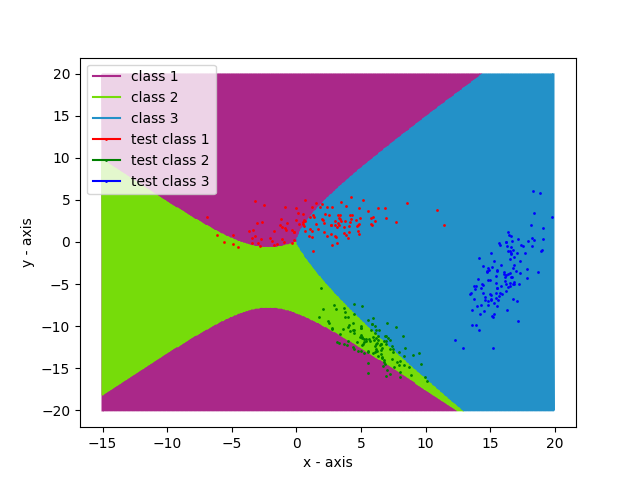

Source code (Python):
from math import log as ln
import numpy as np
from matplotlib import pyplot as plt
dimention=2
percent_training_data=0.75
def compute_mean_vector(data_vectors):
    mean_vector=[0,0]
    for data in data_vectors:
        mean_vector[0]+=float(data[0])
        mean_vector[1]+=float(data[1])
    mean_vector[0]/=(len(data_vectors))
    mean_vector[1]/=(len(data_vectors))
    return mean_vector

def compute_covariance_matrix(data_vectors,mean_vector):
    covariance_matrix=[[0 for x in range(dimention)] for y in range(dimention)]
    for i in range(dimention):
        for j in range(dimention):
            for k in range(len(data_vectors)):
                covariance_matrix[i][j]+=(data_vectors[k][i]-mean_vector[i])*(data_vectors[k][j]-mean_vector[j])
            covariance_matrix[i][j]/=(len(data_vectors)-1);
    return covariance_matrix

def read_training_dataset(filename):
    file_object=open(filename,'r')
    file_data=file_object.readlines()
    data_vectors=[]#list of list
    for line in file_data:
        data_vectors.append([float(x) for x in line.split()])
    return data_vectors

def calculatingW(inverse_covariance_matrix):
    return np.array(inverse_covariance_matrix)*2

def calculatingw(mean_vector,inverse_covariance_matrix):
    return np.matmul(np.array(inverse_covariance_matrix),np.transpose(np.array(mean_vector)))

def calculatingW0(w,mean_vector,prior_probability,covariance_matrix):
    W0=(np.matmul(np.array(mean_vector),np.transpose(np.array(w)))/(-2))
    W0-=float(ln(np.linalg.det(np.array(covariance_matrix)))/2)
    W0+=ln(prior_probability)
    return W0

def calculatingG(W,w,W0,X):
    G=0
    G+=np.matmul(np.array(X),np.matmul(np.array(W),np.transpose(np.array(X))))
    G+=np.matmul(np.array(w),np.transpose(np.array(X)));
    return G

def main():
     mean_vector=[]
     covariance_matrix=[]
     training_data=[[] for i in range(dimention)]
     testing_data_X=[[] for i in range(3)]
     testing_data_Y=[[] for i in range(3)]
     print covariance_matrix
     for i in range(1,4):
         filename='data/Class'+str(i)+'.txt'
         data_vectors=read_training_dataset(filename)
         # print('number of traning dataset === ',int(len(data_vectors)*percent_training_data))
         training_data=data_vectors[:int(len(data_vectors)*percent_training_data)]
         for item in data_vectors[int(len(data_vectors)*percent_training_data):]:
             testing_data_X[i-1].append(item[0])
             testing_data_Y[i-1].append(item[1])

         mean_vector.append(compute_mean_vector(training_data))
         temp=compute_covariance_matrix(training_data,mean_vector[i-1])
         # print temp
         temp[0][1]=0;temp[1][0]=0;
         covariance_matrix.append(temp)

     W=[]
     w=[]
     W0=[]
     # print mean_vector
     print("===========================")#bhai bhai siemens krunga#yaar javascript ne maari li
     print covariance_matrix
     print('****************************')
     prior_probability=[0.3,0.3,0.3]
     for i in range(3):
         W.append(calculatingW(np.linalg.inv(np.array(covariance_matrix[i]))))
         w.append(calculatingw(mean_vector[i],np.linalg.inv(np.array(covariance_matrix[i]))))
         W0.append(calculatingW0(w[i],mean_vector[i],prior_probability[i],covariance_matrix[i]))

     X=[[] for v in range(3)]
     Y=[[] for v in range(3)]
     # # print X,Y
     for i in np.arange(-15,20,0.1):
         for j in np.arange(-20,20,0.1):
             G=[0 for l in range(3)]
             for k in range(3):
                 G[k]=calculatingG(W[k],w[k],W0[k],[i,j])
             C=G.index(max(G))
             # print i,j,' belongs to class ',C
             X[C].append(i)
             Y[C].append(j)
                 # print calculatingG(W[k],W0[k],X)
     print 'drawing graph...\n'
     # print X,Y
     #naming the x axis
     plt.xlabel('x - axis')
     # naming the y axis
     plt.ylabel('y - axis')
     plt.plot(X[0],Y[0],color='#aa2889',label='class 1')
     plt.plot(X[1],Y[1],color='#76dc0a',label='class 2')
     plt.plot(X[2],Y[2],color='#2391c8',label='class 3')

     for i in range(125):
         if i==0:
             pass
             plt.plot(testing_data_X[0][i], testing_data_Y[0][i],marker='o', markersize=1, color="red",label='test class 1')
             plt.plot(testing_data_X[1][i], testing_data_Y[1][i],marker='o', markersize=1, color="green",label='test class 2')
             plt.plot(testing_data_X[2][i], testing_data_Y[2][i],marker='o', markersize=1, color="blue",label='test class 3')
         else:
             plt.plot(testing_data_X[0][i], testing_data_Y[0][i],marker='o', markersize=1, color="red")
             plt.plot(testing_data_X[1][i], testing_data_Y[1][i],marker='o', markersize=1, color="green")
             plt.plot(testing_data_X[2][i], testing_data_Y[2][i],marker='o', markersize=1, color="blue")

     plt.legend()
     plt.savefig('3.png')
     # plt.savefig('3.pdf')
     # plt.show()
if __name__ == '__main__':
    main()
    # print("frist")
